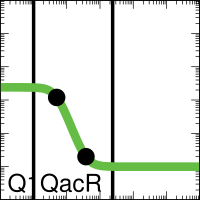

The script that saved this image:

set output "demo_FixedGatesDigital0x00_001_A000_xfer_model_Q1_QacR.eps"
set terminal postscript eps enhanced color "Helvetica, 35" size 2,2
set logscale x
set logscale y
set lmargin screen 0.0
set rmargin screen 1.0
set tmargin screen 1.0
set bmargin screen 0.0
set size ratio 1.0
set border linewidth 2
set tics scale 2
set mxtics 10
set mytics 10
set key bottom left
set key samplen -1
set xrange [0.001:1000.0]
set yrange [0.001:1000.0]
set format y "10^{%L}"    
set format x "10^{%L}"    
set format x ""    
set xlabel '00010001'
set arrow from 0.010192269311291483,0.001 to 0.010192269311291483,1000.0 nohead lw 10 lt 2 lc rgb '#000000'
set arrow from 2.398464585271229,0.001 to 2.398464585271229,1000.0 nohead lw 10 lt 2 lc rgb '#000000'
ymin = 0.01
ymax = 2.4
K = 0.05
n = 2.7
set dummy x

plot ymin+(ymax-ymin)/(1.0+(x/K)**n) lw 25 lc rgb '#66BC46' title 'Q1QacR',\
 "<echo '1 2'" using (0.050155208):(1.1999999994954873)  with points pt 7 ps 4 lc rgb 'black' notitle,\
 "<echo '1 2'" using (0.379475457):(0.019999999967605445)  with points pt 7 ps 4 lc rgb 'black' notitle
